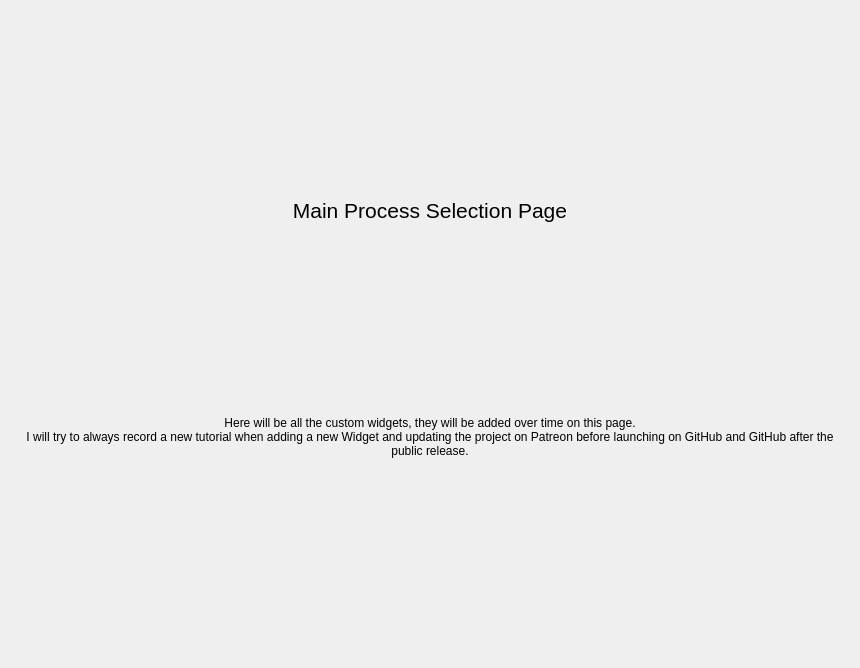
<?xml version="1.0" encoding="UTF-8"?>
<ui version="4.0">
 <class>MainPages</class>
 <widget class="QWidget" name="MainPages">
  <property name="geometry">
   <rect>
    <x>0</x>
    <y>0</y>
    <width>860</width>
    <height>668</height>
   </rect>
  </property>
  <property name="windowTitle">
   <string>Form</string>
  </property>
  <layout class="QVBoxLayout" name="verticalLayout_2">
   <property name="spacing">
    <number>0</number>
   </property>
   <property name="leftMargin">
    <number>5</number>
   </property>
   <property name="topMargin">
    <number>5</number>
   </property>
   <property name="rightMargin">
    <number>5</number>
   </property>
   <property name="bottomMargin">
    <number>5</number>
   </property>
   <item>
    <widget class="QStackedWidget" name="pages">
     <property name="currentIndex">
      <number>3</number>
     </property>
     <widget class="QWidget" name="page_1">
      <property name="styleSheet">
       <string notr="true">font-size: 14pt</string>
      </property>
      <layout class="QVBoxLayout" name="page_1_layout">
       <property name="spacing">
        <number>5</number>
       </property>
       <property name="leftMargin">
        <number>5</number>
       </property>
       <property name="topMargin">
        <number>5</number>
       </property>
       <property name="rightMargin">
        <number>5</number>
       </property>
       <property name="bottomMargin">
        <number>5</number>
       </property>
       <item>
        <widget class="QPlainTextEdit" name="text_edit"/>
       </item>
      </layout>
     </widget>
     <widget class="QWidget" name="page_2">
      <layout class="QVBoxLayout" name="page_2_layout">
       <property name="spacing">
        <number>5</number>
       </property>
       <property name="leftMargin">
        <number>5</number>
       </property>
       <property name="topMargin">
        <number>5</number>
       </property>
       <property name="rightMargin">
        <number>5</number>
       </property>
       <property name="bottomMargin">
        <number>5</number>
       </property>
       <item>
        <widget class="QScrollArea" name="scroll_area">
         <property name="styleSheet">
          <string notr="true">background: transparent;</string>
         </property>
         <property name="frameShape">
          <enum>QFrame::NoFrame</enum>
         </property>
         <property name="verticalScrollBarPolicy">
          <enum>Qt::ScrollBarAlwaysOff</enum>
         </property>
         <property name="horizontalScrollBarPolicy">
          <enum>Qt::ScrollBarAlwaysOff</enum>
         </property>
         <property name="widgetResizable">
          <bool>true</bool>
         </property>
         <widget class="QWidget" name="contents">
          <property name="geometry">
           <rect>
            <x>0</x>
            <y>0</y>
            <width>214</width>
            <height>266</height>
           </rect>
          </property>
          <property name="styleSheet">
           <string notr="true">background: transparent;</string>
          </property>
          <layout class="QVBoxLayout" name="verticalLayout">
           <property name="spacing">
            <number>15</number>
           </property>
           <property name="leftMargin">
            <number>5</number>
           </property>
           <property name="topMargin">
            <number>5</number>
           </property>
           <property name="rightMargin">
            <number>5</number>
           </property>
           <property name="bottomMargin">
            <number>5</number>
           </property>
           <item>
            <widget class="QLabel" name="title_label">
             <property name="maximumSize">
              <size>
               <width>16777215</width>
               <height>40</height>
              </size>
             </property>
             <property name="font">
              <font>
               <pointsize>16</pointsize>
              </font>
             </property>
             <property name="styleSheet">
              <string notr="true">font-size: 16pt</string>
             </property>
             <property name="text">
              <string>Custom Widgets Page</string>
             </property>
             <property name="alignment">
              <set>Qt::AlignCenter</set>
             </property>
            </widget>
           </item>
           <item>
            <widget class="QLabel" name="description_label">
             <property name="text">
              <string>Here will be all the custom widgets, they will be added over time on this page.
I will try to always record a new tutorial when adding a new Widget and updating the project on Patreon before launching on GitHub and GitHub after the public release.</string>
             </property>
             <property name="alignment">
              <set>Qt::AlignHCenter|Qt::AlignTop</set>
             </property>
             <property name="wordWrap">
              <bool>true</bool>
             </property>
            </widget>
           </item>
           <item>
            <layout class="QHBoxLayout" name="row_1_layout"/>
           </item>
           <item>
            <layout class="QHBoxLayout" name="row_2_layout"/>
           </item>
           <item>
            <layout class="QHBoxLayout" name="row_3_layout"/>
           </item>
           <item>
            <layout class="QVBoxLayout" name="row_4_layout"/>
           </item>
           <item>
            <layout class="QVBoxLayout" name="row_5_layout"/>
           </item>
          </layout>
         </widget>
        </widget>
       </item>
      </layout>
     </widget>
     <widget class="QWidget" name="pageSer">
      <property name="styleSheet">
       <string notr="true">QFrame {
	font-size: 16pt;
}</string>
      </property>
      <layout class="QGridLayout" name="gridLayout">
       <item row="0" column="0">
        <widget class="QScrollArea" name="pageSer_scrl">
         <property name="styleSheet">
          <string notr="true">background: transparent;</string>
         </property>
         <property name="frameShape">
          <enum>QFrame::NoFrame</enum>
         </property>
         <property name="verticalScrollBarPolicy">
          <enum>Qt::ScrollBarAlwaysOff</enum>
         </property>
         <property name="horizontalScrollBarPolicy">
          <enum>Qt::ScrollBarAlwaysOff</enum>
         </property>
         <property name="widgetResizable">
          <bool>true</bool>
         </property>
         <widget class="QWidget" name="pageSer_cont">
          <property name="geometry">
           <rect>
            <x>0</x>
            <y>0</y>
            <width>100</width>
            <height>30</height>
           </rect>
          </property>
          <property name="styleSheet">
           <string notr="true">background: transparent;</string>
          </property>
          <layout class="QVBoxLayout" name="pageSer_contLyt">
           <property name="spacing">
            <number>15</number>
           </property>
           <property name="leftMargin">
            <number>5</number>
           </property>
           <property name="topMargin">
            <number>5</number>
           </property>
           <property name="rightMargin">
            <number>5</number>
           </property>
           <property name="bottomMargin">
            <number>5</number>
           </property>
          </layout>
         </widget>
        </widget>
       </item>
      </layout>
     </widget>
     <widget class="QWidget" name="pageP0Main">
      <layout class="QVBoxLayout" name="pageP0Main_lyt">
       <item>
        <widget class="QScrollArea" name="pageP0Main_scrl">
         <property name="styleSheet">
          <string notr="true">background: transparent;</string>
         </property>
         <property name="frameShape">
          <enum>QFrame::NoFrame</enum>
         </property>
         <property name="verticalScrollBarPolicy">
          <enum>Qt::ScrollBarAlwaysOff</enum>
         </property>
         <property name="horizontalScrollBarPolicy">
          <enum>Qt::ScrollBarAlwaysOff</enum>
         </property>
         <property name="widgetResizable">
          <bool>true</bool>
         </property>
         <widget class="QWidget" name="pageP0Main_cont">
          <property name="geometry">
           <rect>
            <x>0</x>
            <y>0</y>
            <width>832</width>
            <height>640</height>
           </rect>
          </property>
          <property name="styleSheet">
           <string notr="true">background: transparent;</string>
          </property>
          <layout class="QVBoxLayout" name="pageP0Main_contLyt">
           <property name="spacing">
            <number>15</number>
           </property>
           <property name="leftMargin">
            <number>5</number>
           </property>
           <property name="topMargin">
            <number>5</number>
           </property>
           <property name="rightMargin">
            <number>5</number>
           </property>
           <property name="bottomMargin">
            <number>5</number>
           </property>
           <item>
            <widget class="QLabel" name="pageP0Main_tLbl">
             <property name="maximumSize">
              <size>
               <width>16777215</width>
               <height>40</height>
              </size>
             </property>
             <property name="font">
              <font>
               <pointsize>16</pointsize>
              </font>
             </property>
             <property name="styleSheet">
              <string notr="true">font-size: 16pt</string>
             </property>
             <property name="text">
              <string>Main Process Selection Page</string>
             </property>
             <property name="alignment">
              <set>Qt::AlignCenter</set>
             </property>
            </widget>
           </item>
           <item>
            <widget class="QLabel" name="pageP0Main_dLbl">
             <property name="enabled">
              <bool>true</bool>
             </property>
             <property name="sizePolicy">
              <sizepolicy hsizetype="Preferred" vsizetype="Fixed">
               <horstretch>0</horstretch>
               <verstretch>0</verstretch>
              </sizepolicy>
             </property>
             <property name="maximumSize">
              <size>
               <width>16777215</width>
               <height>60</height>
              </size>
             </property>
             <property name="baseSize">
              <size>
               <width>0</width>
               <height>0</height>
              </size>
             </property>
             <property name="text">
              <string>Here will be all the custom widgets, they will be added over time on this page.
I will try to always record a new tutorial when adding a new Widget and updating the project on Patreon before launching on GitHub and GitHub after the public release.</string>
             </property>
             <property name="alignment">
              <set>Qt::AlignHCenter|Qt::AlignTop</set>
             </property>
             <property name="wordWrap">
              <bool>true</bool>
             </property>
            </widget>
           </item>
           <item>
            <layout class="QVBoxLayout" name="pageP0MainLogo_lyt">
             <property name="sizeConstraint">
              <enum>QLayout::SetDefaultConstraint</enum>
             </property>
            </layout>
           </item>
           <item>
            <layout class="QGridLayout" name="pageP0Main_gLyt"/>
           </item>
          </layout>
         </widget>
        </widget>
       </item>
      </layout>
     </widget>
     <widget class="QWidget" name="pageP4Verify">
      <layout class="QVBoxLayout" name="pageP4Verify_lyt">
       <item>
        <widget class="QScrollArea" name="pageP4Verify_scrl">
         <property name="styleSheet">
          <string notr="true">background: transparent;</string>
         </property>
         <property name="frameShape">
          <enum>QFrame::NoFrame</enum>
         </property>
         <property name="verticalScrollBarPolicy">
          <enum>Qt::ScrollBarAlwaysOff</enum>
         </property>
         <property name="horizontalScrollBarPolicy">
          <enum>Qt::ScrollBarAlwaysOff</enum>
         </property>
         <property name="widgetResizable">
          <bool>true</bool>
         </property>
         <widget class="QWidget" name="pageP4Verify_cont">
          <property name="geometry">
           <rect>
            <x>0</x>
            <y>0</y>
            <width>189</width>
            <height>282</height>
           </rect>
          </property>
          <property name="styleSheet">
           <string notr="true">background: transparent;</string>
          </property>
          <layout class="QVBoxLayout" name="pageP4Verify_contLyt">
           <property name="spacing">
            <number>15</number>
           </property>
           <property name="leftMargin">
            <number>5</number>
           </property>
           <property name="topMargin">
            <number>5</number>
           </property>
           <property name="rightMargin">
            <number>5</number>
           </property>
           <property name="bottomMargin">
            <number>5</number>
           </property>
           <item>
            <widget class="QLabel" name="pageP4Verify_tLbl">
             <property name="maximumSize">
              <size>
               <width>16777215</width>
               <height>40</height>
              </size>
             </property>
             <property name="font">
              <font>
               <pointsize>16</pointsize>
              </font>
             </property>
             <property name="styleSheet">
              <string notr="true">font-size: 16pt</string>
             </property>
             <property name="text">
              <string>Verify Process Page</string>
             </property>
             <property name="alignment">
              <set>Qt::AlignCenter</set>
             </property>
            </widget>
           </item>
           <item>
            <widget class="QLabel" name="pageP4Verify_dLbl">
             <property name="text">
              <string>Here will be all the custom widgets, they will be added over time on this page.
I will try to always record a new tutorial when adding a new Widget and updating the project on Patreon before launching on GitHub and GitHub after the public release.</string>
             </property>
             <property name="alignment">
              <set>Qt::AlignHCenter|Qt::AlignTop</set>
             </property>
             <property name="wordWrap">
              <bool>true</bool>
             </property>
            </widget>
           </item>
           <item>
            <layout class="QHBoxLayout" name="pageP4Verify_r1Lyt"/>
           </item>
           <item>
            <layout class="QHBoxLayout" name="pageP4Verify_r2Lyt"/>
           </item>
           <item>
            <layout class="QHBoxLayout" name="pageP4Verify_r3Lyt"/>
           </item>
           <item>
            <layout class="QVBoxLayout" name="pageP4Verify_r4Lyt"/>
           </item>
           <item>
            <layout class="QVBoxLayout" name="pageP4Verify_r5Lyt"/>
           </item>
          </layout>
         </widget>
        </widget>
       </item>
      </layout>
     </widget>
     <widget class="QWidget" name="pageP1Prog">
      <layout class="QVBoxLayout" name="pageP1Prog_lyt">
       <item>
        <widget class="QScrollArea" name="pageP1Prog_scrl">
         <property name="styleSheet">
          <string notr="true">background: transparent;</string>
         </property>
         <property name="frameShape">
          <enum>QFrame::NoFrame</enum>
         </property>
         <property name="verticalScrollBarPolicy">
          <enum>Qt::ScrollBarAlwaysOff</enum>
         </property>
         <property name="horizontalScrollBarPolicy">
          <enum>Qt::ScrollBarAlwaysOff</enum>
         </property>
         <property name="widgetResizable">
          <bool>true</bool>
         </property>
         <widget class="QWidget" name="pageP1Prog_cont">
          <property name="geometry">
           <rect>
            <x>0</x>
            <y>0</y>
            <width>263</width>
            <height>234</height>
           </rect>
          </property>
          <property name="styleSheet">
           <string notr="true">background: transparent;</string>
          </property>
          <layout class="QVBoxLayout" name="pageP1Prog_conLyt">
           <property name="spacing">
            <number>15</number>
           </property>
           <property name="leftMargin">
            <number>5</number>
           </property>
           <property name="topMargin">
            <number>5</number>
           </property>
           <property name="rightMargin">
            <number>5</number>
           </property>
           <property name="bottomMargin">
            <number>5</number>
           </property>
           <item>
            <widget class="QLabel" name="pageP1Prog_tLbl">
             <property name="maximumSize">
              <size>
               <width>16777215</width>
               <height>40</height>
              </size>
             </property>
             <property name="font">
              <font>
               <pointsize>16</pointsize>
              </font>
             </property>
             <property name="styleSheet">
              <string notr="true">font-size: 16pt</string>
             </property>
             <property name="text">
              <string>Programming Process Page</string>
             </property>
             <property name="alignment">
              <set>Qt::AlignCenter</set>
             </property>
            </widget>
           </item>
           <item>
            <widget class="QLabel" name="pageP1Prog_dLbl">
             <property name="text">
              <string>Here will be all the custom widgets, they will be added over time on this page.
I will try to always record a new tutorial when adding a new Widget and updating the project on Patreon before launching on GitHub and GitHub after the public release.</string>
             </property>
             <property name="alignment">
              <set>Qt::AlignHCenter|Qt::AlignTop</set>
             </property>
             <property name="wordWrap">
              <bool>true</bool>
             </property>
            </widget>
           </item>
           <item>
            <layout class="QHBoxLayout" name="pageP1Prog_r1Lyt"/>
           </item>
           <item>
            <layout class="QHBoxLayout" name="pageP1Prog_r2Lyt"/>
           </item>
           <item>
            <layout class="QHBoxLayout" name="pageP1Prog_r3Lyt"/>
           </item>
           <item>
            <layout class="QVBoxLayout" name="pageP1Prog_r4Lyt"/>
           </item>
           <item>
            <layout class="QVBoxLayout" name="pageP1Prog_r5Lyt"/>
           </item>
          </layout>
         </widget>
        </widget>
       </item>
      </layout>
     </widget>
     <widget class="QWidget" name="pageP2Back">
      <layout class="QVBoxLayout" name="pageP2Back_Lyt">
       <item>
        <widget class="QScrollArea" name="pageP2Back_scrl">
         <property name="styleSheet">
          <string notr="true">background: transparent;</string>
         </property>
         <property name="frameShape">
          <enum>QFrame::NoFrame</enum>
         </property>
         <property name="verticalScrollBarPolicy">
          <enum>Qt::ScrollBarAlwaysOff</enum>
         </property>
         <property name="horizontalScrollBarPolicy">
          <enum>Qt::ScrollBarAlwaysOff</enum>
         </property>
         <property name="widgetResizable">
          <bool>true</bool>
         </property>
         <widget class="QWidget" name="pageP2Back_cont">
          <property name="geometry">
           <rect>
            <x>0</x>
            <y>0</y>
            <width>204</width>
            <height>266</height>
           </rect>
          </property>
          <property name="styleSheet">
           <string notr="true">background: transparent;</string>
          </property>
          <layout class="QVBoxLayout" name="pageP2Back_contLyt">
           <property name="spacing">
            <number>15</number>
           </property>
           <property name="leftMargin">
            <number>5</number>
           </property>
           <property name="topMargin">
            <number>5</number>
           </property>
           <property name="rightMargin">
            <number>5</number>
           </property>
           <property name="bottomMargin">
            <number>5</number>
           </property>
           <item>
            <widget class="QLabel" name="pageP2Back_tLbl">
             <property name="maximumSize">
              <size>
               <width>16777215</width>
               <height>40</height>
              </size>
             </property>
             <property name="font">
              <font>
               <pointsize>16</pointsize>
              </font>
             </property>
             <property name="styleSheet">
              <string notr="true">font-size: 16pt</string>
             </property>
             <property name="text">
              <string>Backup Process Page</string>
             </property>
             <property name="alignment">
              <set>Qt::AlignCenter</set>
             </property>
            </widget>
           </item>
           <item>
            <widget class="QLabel" name="pageP2Back_dLbl">
             <property name="text">
              <string>Here will be all the custom widgets, they will be added over time on this page.
I will try to always record a new tutorial when adding a new Widget and updating the project on Patreon before launching on GitHub and GitHub after the public release.</string>
             </property>
             <property name="alignment">
              <set>Qt::AlignHCenter|Qt::AlignTop</set>
             </property>
             <property name="wordWrap">
              <bool>true</bool>
             </property>
            </widget>
           </item>
           <item>
            <layout class="QHBoxLayout" name="pageP2Back_r1Lyt"/>
           </item>
           <item>
            <layout class="QHBoxLayout" name="pageP2Back_r2Lyt"/>
           </item>
           <item>
            <layout class="QHBoxLayout" name="pageP2Back_r3Lyt"/>
           </item>
           <item>
            <layout class="QVBoxLayout" name="pageP2Back_r4Lyt"/>
           </item>
           <item>
            <layout class="QVBoxLayout" name="pageP2Back_r5Lyt"/>
           </item>
          </layout>
         </widget>
        </widget>
       </item>
      </layout>
     </widget>
     <widget class="QWidget" name="pageP3Restore">
      <layout class="QVBoxLayout" name="pageP3Restore_lyt">
       <item>
        <widget class="QScrollArea" name="pageP3Restore_scrl">
         <property name="styleSheet">
          <string notr="true">background: transparent;</string>
         </property>
         <property name="frameShape">
          <enum>QFrame::NoFrame</enum>
         </property>
         <property name="verticalScrollBarPolicy">
          <enum>Qt::ScrollBarAlwaysOff</enum>
         </property>
         <property name="horizontalScrollBarPolicy">
          <enum>Qt::ScrollBarAlwaysOff</enum>
         </property>
         <property name="widgetResizable">
          <bool>true</bool>
         </property>
         <widget class="QWidget" name="pageP3Restore_cont">
          <property name="geometry">
           <rect>
            <x>0</x>
            <y>0</y>
            <width>206</width>
            <height>266</height>
           </rect>
          </property>
          <property name="styleSheet">
           <string notr="true">background: transparent;</string>
          </property>
          <layout class="QVBoxLayout" name="pageP3Restore_contLyt">
           <property name="spacing">
            <number>15</number>
           </property>
           <property name="leftMargin">
            <number>5</number>
           </property>
           <property name="topMargin">
            <number>5</number>
           </property>
           <property name="rightMargin">
            <number>5</number>
           </property>
           <property name="bottomMargin">
            <number>5</number>
           </property>
           <item>
            <widget class="QLabel" name="pageP3Restore_tLbl">
             <property name="maximumSize">
              <size>
               <width>16777215</width>
               <height>40</height>
              </size>
             </property>
             <property name="font">
              <font>
               <pointsize>16</pointsize>
              </font>
             </property>
             <property name="styleSheet">
              <string notr="true">font-size: 16pt</string>
             </property>
             <property name="text">
              <string>Restore Process Page</string>
             </property>
             <property name="alignment">
              <set>Qt::AlignCenter</set>
             </property>
            </widget>
           </item>
           <item>
            <widget class="QLabel" name="pageP3Restore_dLbl">
             <property name="text">
              <string>Here will be all the custom widgets, they will be added over time on this page.
I will try to always record a new tutorial when adding a new Widget and updating the project on Patreon before launching on GitHub and GitHub after the public release.</string>
             </property>
             <property name="alignment">
              <set>Qt::AlignHCenter|Qt::AlignTop</set>
             </property>
             <property name="wordWrap">
              <bool>true</bool>
             </property>
            </widget>
           </item>
           <item>
            <layout class="QHBoxLayout" name="pageP2Back_r1Lyt_2"/>
           </item>
           <item>
            <layout class="QHBoxLayout" name="pageP2Back_r2Lyt_2"/>
           </item>
           <item>
            <layout class="QHBoxLayout" name="pageP2Back_r3Lyt_2"/>
           </item>
           <item>
            <layout class="QVBoxLayout" name="pageP2Back_r4Lyt_2"/>
           </item>
           <item>
            <layout class="QVBoxLayout" name="pageP2Back_r5Lyt_2"/>
           </item>
          </layout>
         </widget>
        </widget>
       </item>
      </layout>
     </widget>
    </widget>
   </item>
  </layout>
 </widget>
 <resources/>
 <connections/>
</ui>
